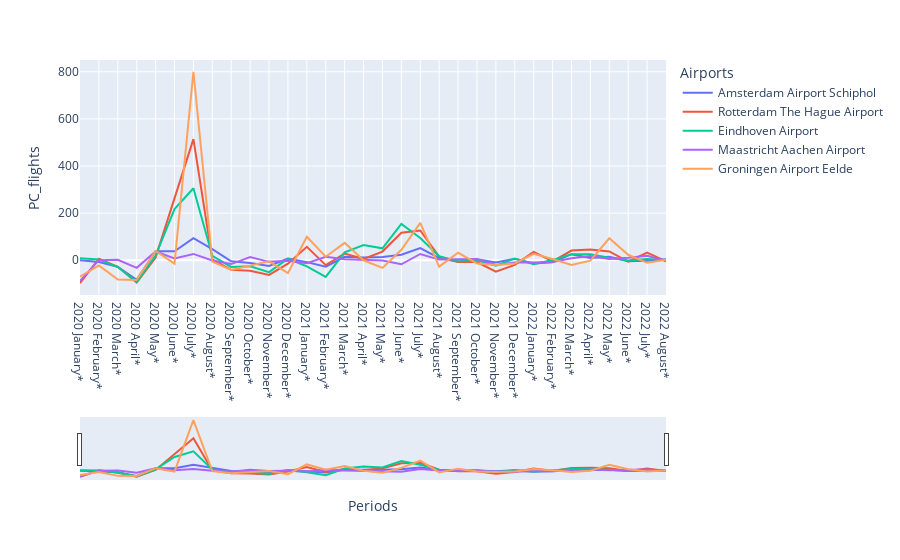

Notebook cell for this chart:
### Code cell
# Plot interactive (color makes possible to select on right of graph)
plot = px.line(DutchAirports, x='Periods', y= 'PC_flights', color='Airports')

# Add range selector to zoom in on periods in Y axis.
plot.update_layout(
    xaxis=dict(
        rangeselector=dict(
            buttons=list([
                dict(count=1,
                     step="month",
                     stepmode="backward"),
            ])
        ),
        rangeslider=dict(
            visible=True
        ),
    )
)

plot.show()

### Figure 1 — Plotly figure (JSON) as saved in the notebook; plotly's stock layout.template omitted (floating-point values rounded to 4 significant figures)
{"data": [{"hovertemplate": "Airports=Amsterdam Airport Schiphol<br>Periods=%{x}<br>PC_flights=%{y}<extra></extra>", "legendgroup": "Amsterdam Airport Schiphol", "line": {"color": "#636efa", "dash": "solid"}, "marker": {"symbol": "circle"}, "mode": "lines", "name": "Amsterdam Airport Schiphol", "orientation": "v", "showlegend": true, "type": "scatter", "x": ["2020 January*", "2020 February*", "2020 March*", "2020 April*", "2020 May*", "2020 June*", "2020 July*", "2020 August*", "2020 September*", "2020 October*", "2020 November*", "2020 December*", "2021 January*", "2021 February*", "2021 March*", "2021 April*", "2021 May*", "2021 June*", "2021 July*", "2021 August*", "2021 September*", "2021 October*", "2021 November*", "2021 December*", "2022 January*", "2022 February*", "2022 March*", "2022 April*", "2022 May*", "2022 June*", "2022 July*", "2022 August*"], "xaxis": "x", "y": [0, -6.889, -28.09, -83.16, 38.64, 38.06, 93.66, 47.27, -4.164, -11.5, -24.25, 6.986, -7.738, -27.35, 14.66, 12.3, 13.53, 23.23, 51.82, 9.286, -5.74, 4.347, -9.427, 6.535, -13.21, -8.013, 25.91, 10.0, 14.95, -3.904, -2.489, 4.806], "yaxis": "y"}, {"hovertemplate": "Airports=Rotterdam The Hague Airport<br>Periods=%{x}<br>PC_flights=%{y}<extra></extra>", "legendgroup": "Rotterdam The Hague Airport", "line": {"color": "#EF553B", "dash": "solid"}, "marker": {"symbol": "circle"}, "mode": "lines", "name": "Rotterdam The Hague Airport", "orientation": "v", "showlegend": true, "type": "scatter", "x": ["2020 January*", "2020 February*", "2020 March*", "2020 April*", "2020 May*", "2020 June*", "2020 July*", "2020 August*", "2020 September*", "2020 October*", "2020 November*", "2020 December*", "2021 January*", "2021 February*", "2021 March*", "2021 April*", "2021 May*", "2021 June*", "2021 July*", "2021 August*", "2021 September*", "2021 October*", "2021 November*", "2021 December*", "2022 January*", "2022 February*", "2022 March*", "2022 April*", "2022 May*", "2022 June*", "2022 July*", "2022 August*"], "xaxis": "x", "y": [-97.45, 7.061, -27.45, -94.52, 12.2, 265.2, 514.3, 3.779, -40.71, -44.41, -62.04, -14.18, 57.39, -20.44, 28.47, 5.405, 36.92, 116.9, 126.6, 15.55, -6.992, -7.589, -48.27, -19.73, 35.67, -4.768, 41.49, 45.3, 37.37, -5.876, 32.67, -4.544], "yaxis": "y"}, {"hovertemplate": "Airports=Eindhoven Airport<br>Periods=%{x}<br>PC_flights=%{y}<extra></extra>", "legendgroup": "Eindhoven Airport", "line": {"color": "#00cc96", "dash": "solid"}, "marker": {"symbol": "circle"}, "mode": "lines", "name": "Eindhoven Airport", "orientation": "v", "showlegend": true, "type": "scatter", "x": ["2020 January*", "2020 February*", "2020 March*", "2020 April*", "2020 May*", "2020 June*", "2020 July*", "2020 August*", "2020 September*", "2020 October*", "2020 November*", "2020 December*", "2021 January*", "2021 February*", "2021 March*", "2021 April*", "2021 May*", "2021 June*", "2021 July*", "2021 August*", "2021 September*", "2021 October*", "2021 November*", "2021 December*", "2022 January*", "2022 February*", "2022 March*", "2022 April*", "2022 May*", "2022 June*", "2022 July*", "2022 August*"], "xaxis": "x", "y": [8.542, 3.72, -28.73, -92.16, 20.27, 217.4, 305.7, 18.37, -28.23, -25.48, -50.31, 6.657, -25.62, -70.45, 33.73, 65.04, 50.67, 154.1, 94.61, 16.77, -4.099, -0.482, -22.83, 7.573, -17.04, 0.8439, 25.52, 25.56, 11.15, -1.168, 4.968, 0.9977], "yaxis": "y"}, {"hovertemplate": "Airports=Maastricht Aachen Airport<br>Periods=%{x}<br>PC_flights=%{y}<extra></extra>", "legendgroup": "Maastricht Aachen Airport", "line": {"color": "#ab63fa", "dash": "solid"}, "marker": {"symbol": "circle"}, "mode": "lines", "name": "Maastricht Aachen Airport", "orientation": "v", "showlegend": true, "type": "scatter", "x": ["2020 January*", "2020 February*", "2020 March*", "2020 April*", "2020 May*", "2020 June*", "2020 July*", "2020 August*", "2020 September*", "2020 October*", "2020 November*", "2020 December*", "2021 January*", "2021 February*", "2021 March*", "2021 April*", "2021 May*", "2021 June*", "2021 July*", "2021 August*", "2021 September*", "2021 October*", "2021 November*", "2021 December*", "2022 January*", "2022 February*", "2022 March*", "2022 April*", "2022 May*", "2022 June*", "2022 July*", "2022 August*"], "xaxis": "x", "y": [-87.99, 0.4219, 1.891, -32.16, 37.39, 8.186, 26.99, -0.9662, -16.1, 13.76, -6.644, -2.372, -12.52, 14.74, 4.283, 0.5357, -1.421, -17.12, 26.74, 2.916, 3.833, 5.297, -20.27, -9.56, -8.879, -7.657, 9.045, 18.43, 5.447, 10.52, 18.86, -2.247], "yaxis": "y"}, {"hovertemplate": "Airports=Groningen Airport Eelde<br>Periods=%{x}<br>PC_flights=%{y}<extra></extra>", "legendgroup": "Groningen Airport Eelde", "line": {"color": "#FFA15A", "dash": "solid"}, "marker": {"symbol": "circle"}, "mode": "lines", "name": "Groningen Airport Eelde", "orientation": "v", "showlegend": true, "type": "scatter", "x": ["2020 January*", "2020 February*", "2020 March*", "2020 April*", "2020 May*", "2020 June*", "2020 July*", "2020 August*", "2020 September*", "2020 October*", "2020 November*", "2020 December*", "2021 January*", "2021 February*", "2021 March*", "2021 April*", "2021 May*", "2021 June*", "2021 July*", "2021 August*", "2021 September*", "2021 October*", "2021 November*", "2021 December*", "2022 January*", "2022 February*", "2022 March*", "2022 April*", "2022 May*", "2022 June*", "2022 July*", "2022 August*"], "xaxis": "x", "y": [-69.83, -21.9, -81.71, -83.33, 40.0, -14.29, 800, -5.556, -41.18, -23.33, -4.348, -54.55, 100, 15.0, 73.91, 0, -32.5, 44.44, 159.0, -26.73, 32.43, -13.27, -20.0, -13.24, 27.12, 5.333, -20.25, -1.587, 93.55, 23.33, -10.81, 2.273], "yaxis": "y"}], "layout": {"legend": {"title": {"text": "Airports"}, "tracegroupgap": 0}, "margin": {"t": 60}, "xaxis": {"anchor": "y", "domain": [0, 1], "rangeselector": {"buttons": [{"count": 1, "step": "month", "stepmode": "backward"}]}, "rangeslider": {"visible": true}, "title": {"text": "Periods"}}, "yaxis": {"anchor": "x", "domain": [0, 1], "title": {"text": "PC_flights"}}}}
